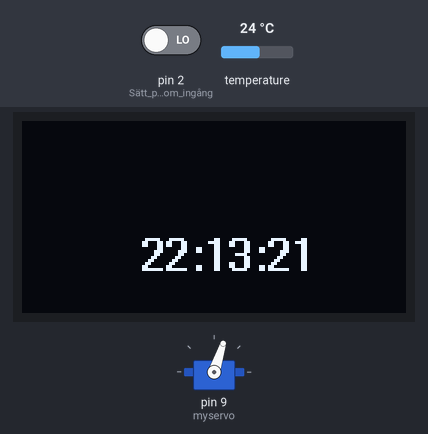
Simulated run of this sketch. Board: Arduino Uno, built with avr-gcc and run on an emulated ATmega328P. Parts: servo, 128×64 one-colour display. Inputs (shaded band) come from the test bench; at power-on: pin 2 (Sätt_pin_2_som_ingång) LOW, temperature 24 °C. The local clock reads 2024-03-15 10:24:30 at power-on unless the sketch sets it.

Above: at 1.2 s.
1.3 s: pin 2 (Sätt_pin_2_som_ingång) driven HIGH
At 1.8 s:
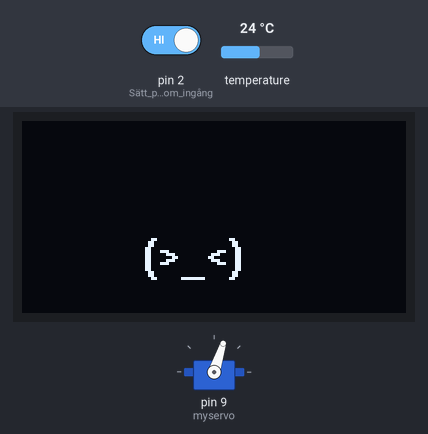
4.3 s: temperature set to 23.4 °C
At 5.1 s:
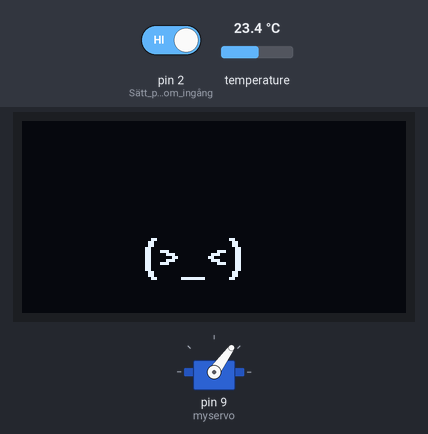
6.7 s: temperature set to 22 °C
At 7.6 s:
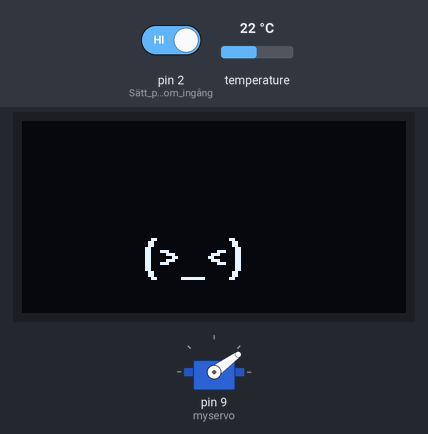
9.3 s: temperature set to 21.5 °C
At 10.3 s:
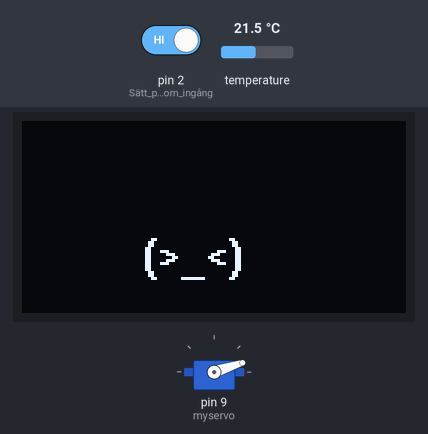
12.0 s: temperature set to 28 °C
At 12.9 s:
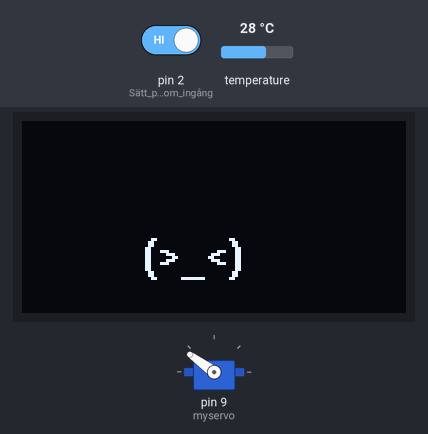
14.6 s: pin 2 (Sätt_pin_2_som_ingång) driven LOW
Timing chart, 0 to 17.6 s (numbered marks = the images above; inputs shaded):
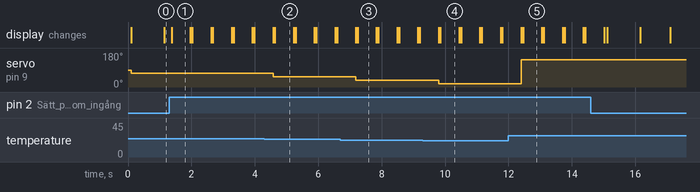

The sketch:

Klocka.ino
```cpp
/*
 File: klocka.ino
 Author: Viggo Johnsson
 Date: 2023-09-28
 Description: Programmet är en klocka som visas på skärmen samt
 visar ungefärlig temperatur med sevo.
 */


#include <U8glib.h>
#include <Wire.h>
#include <RtcDS3231.h>
#include <Servo.h>

// initiera RTC modul
RtcDS3231<TwoWire> Rtc(Wire);

int hour;
int minute;
int second;
float tmp;

//Initiera Oled

U8GLIB_SSD1306_128X64 oled(U8G_I2C_OPT_NONE);

//Initiera Servo

Servo myservo;

/* Startar igång allt som behövs vilket inkluderar Skärm samt sätter
igång kommunikationen med braudhastigheten
Skapar Rtc med kompileringsdatum o sätter det som datum o tid på RTC
Samt anger vilken font som används på skärmen och kopplar servomotorn till pin 9 samt sätter pin 2 som input.*/
void setup() {
  Wire.begin(); // Start I2C

  Serial.begin(9600); // Starta seriell kommunikation med baudhastigheten 9600 aka skärm

  // Skapa ett RtcDateTime-objekt med kompileringsdatum och tid
  RtcDateTime compiled = RtcDateTime(__DATE__, __TIME__);
  Rtc.SetDateTime(compiled); // Sätt datum och tid på realtidsklockan (RTC)

  oled.setFont(u8g_font_helvB10); // Ange font för OLED-skärmen
  pinMode(2, INPUT); // Sätt pin 2 som ingång

  myservo.attach(9); // Koppla servomotorn till pin 9

}

/*
 Uppdaterar RTC och sätter in String med timma, minut och sekund med aktuell tid
 kontrollerar så att pin2 har hög signal där knappen kopplas in.
 När knappen trycks in uppdaterar skärmen med "(>_<)" och väntar i 500 millisekunder
 */
void loop() {
  updateRTC(); // Uppdatera realtidsklockan (RTC)
  updateOled(String(hour) + ":" + String(minute) + ":" + String(second)); // Uppdatera OLED-skärmen med aktuell tid
  updateServo(); // Uppdatera servomotorns position baserat på variabeln tmp

  // Kontrollera om det finns en hög signal på pin 2
  if (digitalRead(2) == 1) {
    updateOled ("(>_<)"); // Uppdatera OLED-skärmen med emojin "(>_<)"
    delay(500); // sätt delay på skärmen med 500 millisekunder
  }
}

/* Hämtar datum och tid från RTC och uppdaterar det till Hour, minute och second
samt hämtas temperatur från RTC och konverteras till celcius i tmp variabeln*/
void updateRTC () {
  // hämta aktuell datum och tid från RTC o lagra det i en variabel 'now'
  RtcDateTime now = Rtc.GetDateTime();
  hour = now.Hour();
  minute = now.Minute();
  second = now.Second();

  RtcTemperature rtcTemp = Rtc.GetTemperature (); // Hämta temperaturdata från realtidsklockan och lagra i rtcTemp
  tmp = rtcTemp.AsFloatDegC();
  // Konvertera temperaturdatan till Celsius-grader och lagra i variabeln tmp

}

/* Uppdaterar skärmens text, samt placerar ut
texten på skärmen.
params: text som ska skrivas ut i skärmen av typen string
return: void
  */
void updateOled (String text) {
  oled.firstPage();
  do {
    oled.drawStr(40, 50, text.c_str());
  } while (oled.nextPage());


}
/*Uppdaterar servon, temperaturen bestämmer antal grader
som servo motorn snurra*/
void updateServo() {
  myservo.write(map(tmp, 20, 25, 0, 90));

}
```

Measured:
- the behaviour switches between 23.9 and 23.8 °C on temperature (found by bisection; images 1 and 2)
- the behaviour switches between 22.9 and 22.8 °C on temperature (found by bisection; images 2 and 3)
- the behaviour switches between 21.9 and 21.8 °C on temperature (found by bisection; images 3 and 4)
- after the input at 1.3 s, the display: changes after 0.08 s (image 1)
- after the input at 4.3 s, servo on pin 9 (myservo): 72° → 54° after 0.28 s
- after the input at 6.7 s, servo on pin 9 (myservo): 54° → 36° after 0.48 s
- after the input at 9.3 s, servo on pin 9 (myservo): 36° → 18° after 0.50 s
- after the input at 12.0 s, servo on pin 9 (myservo): 18° → 144° after 0.40 s
